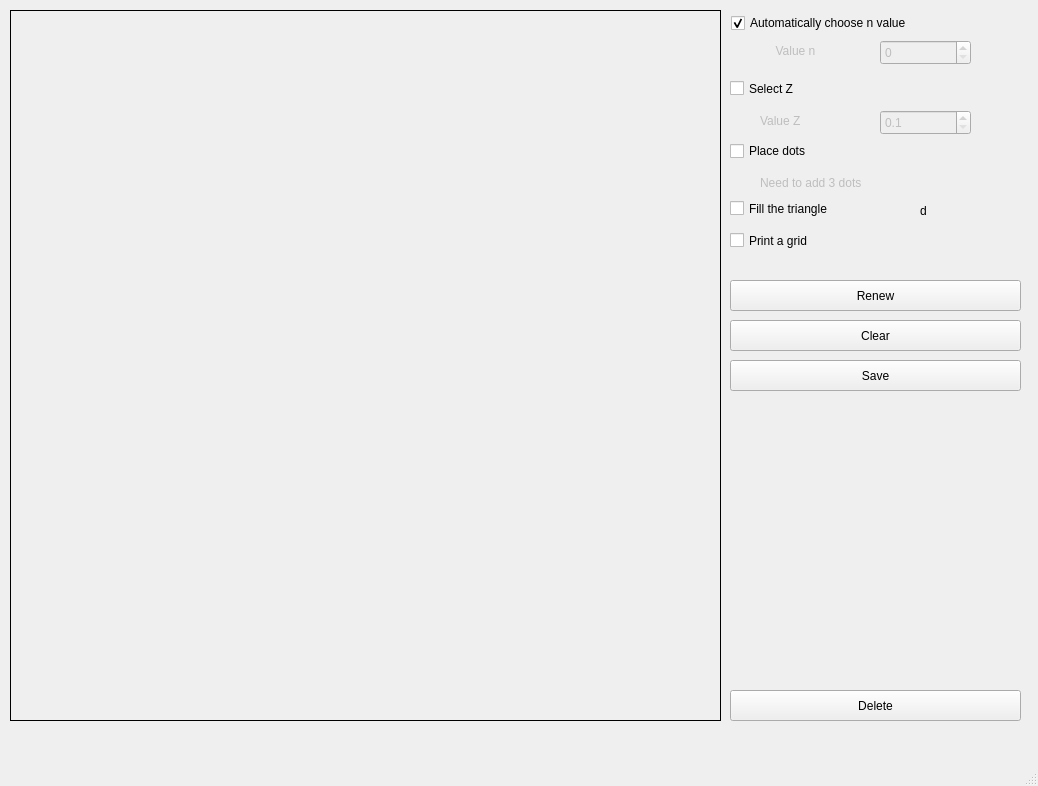
<?xml version="1.0" encoding="UTF-8"?>
<ui version="4.0">
 <class>MainWindow</class>
 <widget class="QMainWindow" name="MainWindow">
  <property name="geometry">
   <rect>
    <x>0</x>
    <y>0</y>
    <width>1038</width>
    <height>786</height>
   </rect>
  </property>
  <property name="cursor">
   <cursorShape>ArrowCursor</cursorShape>
  </property>
  <property name="windowTitle">
   <string>MainWindow</string>
  </property>
  <widget class="QWidget" name="centralWidget">
   <widget class="QLabel" name="lbGraph">
    <property name="geometry">
     <rect>
      <x>10</x>
      <y>10</y>
      <width>711</width>
      <height>711</height>
     </rect>
    </property>
    <property name="cursor">
     <cursorShape>OpenHandCursor</cursorShape>
    </property>
    <property name="frameShape">
     <enum>QFrame::Box</enum>
    </property>
    <property name="text">
     <string/>
    </property>
   </widget>
   <widget class="QCheckBox" name="cb_choosePoint">
    <property name="geometry">
     <rect>
      <x>730</x>
      <y>140</y>
      <width>251</width>
      <height>22</height>
     </rect>
    </property>
    <property name="font">
     <font>
      <pointsize>9</pointsize>
     </font>
    </property>
    <property name="cursor">
     <cursorShape>PointingHandCursor</cursorShape>
    </property>
    <property name="text">
     <string>Place dots</string>
    </property>
   </widget>
   <widget class="QPushButton" name="pb_saveAs">
    <property name="geometry">
     <rect>
      <x>730</x>
      <y>360</y>
      <width>291</width>
      <height>31</height>
     </rect>
    </property>
    <property name="cursor">
     <cursorShape>PointingHandCursor</cursorShape>
    </property>
    <property name="text">
     <string>Save</string>
    </property>
   </widget>
   <widget class="QPushButton" name="pb_clear">
    <property name="geometry">
     <rect>
      <x>730</x>
      <y>320</y>
      <width>291</width>
      <height>31</height>
     </rect>
    </property>
    <property name="cursor">
     <cursorShape>PointingHandCursor</cursorShape>
    </property>
    <property name="text">
     <string>Clear</string>
    </property>
   </widget>
   <widget class="QPushButton" name="pb_update">
    <property name="enabled">
     <bool>true</bool>
    </property>
    <property name="geometry">
     <rect>
      <x>730</x>
      <y>280</y>
      <width>291</width>
      <height>31</height>
     </rect>
    </property>
    <property name="cursor">
     <cursorShape>PointingHandCursor</cursorShape>
    </property>
    <property name="text">
     <string>Renew</string>
    </property>
   </widget>
   <widget class="QLabel" name="label_2">
    <property name="enabled">
     <bool>false</bool>
    </property>
    <property name="geometry">
     <rect>
      <x>760</x>
      <y>170</y>
      <width>251</width>
      <height>20</height>
     </rect>
    </property>
    <property name="font">
     <font>
      <pointsize>9</pointsize>
     </font>
    </property>
    <property name="text">
     <string>Need to add 3 dots</string>
    </property>
    <property name="alignment">
     <set>Qt::AlignBottom|Qt::AlignLeading|Qt::AlignLeft</set>
    </property>
   </widget>
   <widget class="QCheckBox" name="cb_fill">
    <property name="geometry">
     <rect>
      <x>730</x>
      <y>200</y>
      <width>161</width>
      <height>17</height>
     </rect>
    </property>
    <property name="font">
     <font>
      <pointsize>9</pointsize>
     </font>
    </property>
    <property name="cursor">
     <cursorShape>PointingHandCursor</cursorShape>
    </property>
    <property name="text">
     <string>Fill the triangle</string>
    </property>
   </widget>
   <widget class="QCheckBox" name="cb_showGrid">
    <property name="geometry">
     <rect>
      <x>730</x>
      <y>230</y>
      <width>181</width>
      <height>21</height>
     </rect>
    </property>
    <property name="font">
     <font>
      <pointsize>9</pointsize>
     </font>
    </property>
    <property name="cursor">
     <cursorShape>PointingHandCursor</cursorShape>
    </property>
    <property name="text">
     <string>Print a grid</string>
    </property>
   </widget>
   <widget class="QCheckBox" name="cb_setZ">
    <property name="geometry">
     <rect>
      <x>730</x>
      <y>80</y>
      <width>131</width>
      <height>17</height>
     </rect>
    </property>
    <property name="font">
     <font>
      <pointsize>9</pointsize>
     </font>
    </property>
    <property name="cursor">
     <cursorShape>PointingHandCursor</cursorShape>
    </property>
    <property name="text">
     <string>Select Z</string>
    </property>
   </widget>
   <widget class="QLabel" name="label_3">
    <property name="enabled">
     <bool>false</bool>
    </property>
    <property name="geometry">
     <rect>
      <x>760</x>
      <y>110</y>
      <width>101</width>
      <height>21</height>
     </rect>
    </property>
    <property name="font">
     <font>
      <pointsize>9</pointsize>
     </font>
    </property>
    <property name="text">
     <string>Value Z</string>
    </property>
   </widget>
   <widget class="QDoubleSpinBox" name="sb_z">
    <property name="enabled">
     <bool>false</bool>
    </property>
    <property name="geometry">
     <rect>
      <x>880</x>
      <y>110</y>
      <width>91</width>
      <height>25</height>
     </rect>
    </property>
    <property name="decimals">
     <number>1</number>
    </property>
    <property name="minimum">
     <double>0.100000000000000</double>
    </property>
    <property name="maximum">
     <double>99.000000000000000</double>
    </property>
    <property name="singleStep">
     <double>0.100000000000000</double>
    </property>
   </widget>
   <widget class="QCheckBox" name="cb_nAuto">
    <property name="geometry">
     <rect>
      <x>731</x>
      <y>11</y>
      <width>241</width>
      <height>24</height>
     </rect>
    </property>
    <property name="font">
     <font>
      <pointsize>9</pointsize>
     </font>
    </property>
    <property name="cursor">
     <cursorShape>PointingHandCursor</cursorShape>
    </property>
    <property name="text">
     <string>Automatically choose n value</string>
    </property>
    <property name="checked">
     <bool>true</bool>
    </property>
    <property name="tristate">
     <bool>false</bool>
    </property>
   </widget>
   <widget class="QSpinBox" name="sb_n">
    <property name="enabled">
     <bool>false</bool>
    </property>
    <property name="geometry">
     <rect>
      <x>880</x>
      <y>40</y>
      <width>91</width>
      <height>25</height>
     </rect>
    </property>
    <property name="maximum">
     <number>12</number>
    </property>
   </widget>
   <widget class="QLabel" name="label">
    <property name="enabled">
     <bool>false</bool>
    </property>
    <property name="geometry">
     <rect>
      <x>750</x>
      <y>40</y>
      <width>91</width>
      <height>21</height>
     </rect>
    </property>
    <property name="font">
     <font>
      <pointsize>9</pointsize>
     </font>
    </property>
    <property name="layoutDirection">
     <enum>Qt::LeftToRight</enum>
    </property>
    <property name="text">
     <string>Value n</string>
    </property>
    <property name="alignment">
     <set>Qt::AlignCenter</set>
    </property>
   </widget>
   <widget class="QPushButton" name="pb_default">
    <property name="geometry">
     <rect>
      <x>730</x>
      <y>690</y>
      <width>291</width>
      <height>31</height>
     </rect>
    </property>
    <property name="cursor">
     <cursorShape>PointingHandCursor</cursorShape>
    </property>
    <property name="text">
     <string>Delete</string>
    </property>
   </widget>
   <widget class="QLabel" name="lbl_sampleColor">
    <property name="geometry">
     <rect>
      <x>920</x>
      <y>200</y>
      <width>21</width>
      <height>21</height>
     </rect>
    </property>
    <property name="cursor">
     <cursorShape>PointingHandCursor</cursorShape>
    </property>
    <property name="frameShape">
     <enum>QFrame::NoFrame</enum>
    </property>
    <property name="text">
     <string>d</string>
    </property>
    <property name="scaledContents">
     <bool>false</bool>
    </property>
   </widget>
  </widget>
  <widget class="QMenuBar" name="menuBar">
   <property name="geometry">
    <rect>
     <x>0</x>
     <y>0</y>
     <width>1038</width>
     <height>17</height>
    </rect>
   </property>
  </widget>
  <widget class="QStatusBar" name="statusBar"/>
 </widget>
 <layoutdefault spacing="6" margin="11"/>
 <resources/>
 <connections/>
</ui>
